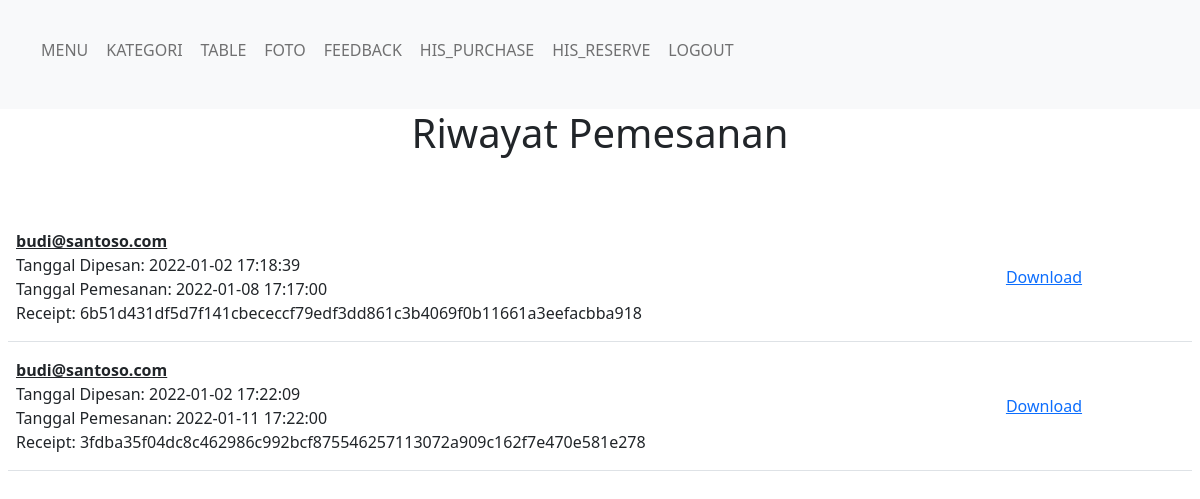
The app's page /administrator/historyReserve.php (signed in) with its own data.
### tables this page shows
CREATE TABLE IF NOT EXISTS `reserve_history_tb` (
  `id` int(255) NOT NULL AUTO_INCREMENT,
  `tanggal` datetime NOT NULL,
  `tanggal_dipesan` datetime NOT NULL,
  `reserve_table_id` int(255) NOT NULL,
  `acc_id` int(255) NOT NULL,
  `filename` varchar(255) NOT NULL,
  `receipt_code` varchar(255) NOT NULL,
  PRIMARY KEY (`id`)
);

CREATE TABLE IF NOT EXISTS `account_tb` (
  `id` int(255) NOT NULL AUTO_INCREMENT,
  `email` varchar(255) NOT NULL,
  `gambar_profil` varchar(255) DEFAULT 'no-photo.png',
  `password` varchar(255) NOT NULL,
  PRIMARY KEY (`id`),
  UNIQUE KEY `email` (`email`)
);

### administrator/historyReserve.php (the view, shortened to what this page needs)
<?php
    include('_dbconfig/dbConfig.php');
?>
<!DOCTYPE html>
<html class="notranslate" translate="no">
    <head>
        <?php include("_library/lib-include.php")?>
    </head>
    <body>
        <?php
            include("_framework/header.php");
        ?>
        <h1 class="text-center">Riwayat Pemesanan</h1>
        <div class="mt-3 p-2">
            <div class="mt-4">
                <?php
                    echo'<div class="py-2">';
                    $stmt = $db->prepare('SELECT * FROM reserve_history_tb a JOIN account_tb b ON a.acc_id=b.id');
                    $stmt->execute();
                    $purHistory = $stmt->fetchAll(PDO::FETCH_ASSOC);
                    if(count($purHistory)>0){
                        for($i=0; $i<count($purHistory); $i++){
                            echo'
                                <div class="d-flex py-2 flex-wrap align-items-stretch w-100 border-bottom">
                                    <div class="d-flex flex-column p-2 col-12 col-sm-9">
                                        <div class="text-wrap text-break w-100" style="text-decoration:underline; font-weight:bold">'.$purHistory[$i]['email'].'</div>
                                        <div class="text-wrap text-break w-100">Tanggal Dipesan: '.$purHistory[$i]['tanggal_dipesan'].'</div>
                                        <div class="text-truncate w-100">Tanggal Pemesanan: '.$purHistory[$i]['tanggal'].'</div>
                                        <div class="text-truncate w-100 d-inline-block">Receipt: '.$purHistory[$i]['receipt_code'].'</div>
                                    </div>
                                    <a class="col-12 col-sm-3 d-flex justify-content-center align-items-center" href="receipt/tempat/'.$purHistory[$i]['filename'].'" download>Download</a>
                                </div>
                                ';
                        }
                    }
                    else{
                        echo 'Tidak ada riwayat pemesanan tempat...';
                    }
                ?>
            </div>
        </div>
    </body>
</html>

### records on screen
reserve_history_tb: account_tb.email "budi@santoso.com", tanggal_dipesan "2022-01-02 17:18:39", tanggal "2022-01-08 17:17:00", receipt_code "6b51d431df5d7f141cbececcf79edf3dd861c3b4069f0b11661a3eefacbba918"
reserve_history_tb: account_tb.email "budi@santoso.com", tanggal_dipesan "2022-01-02 17:22:09", tanggal "2022-01-11 17:22:00", receipt_code "3fdba35f04dc8c462986c992bcf875546257113072a909c162f7e470e581e278"
